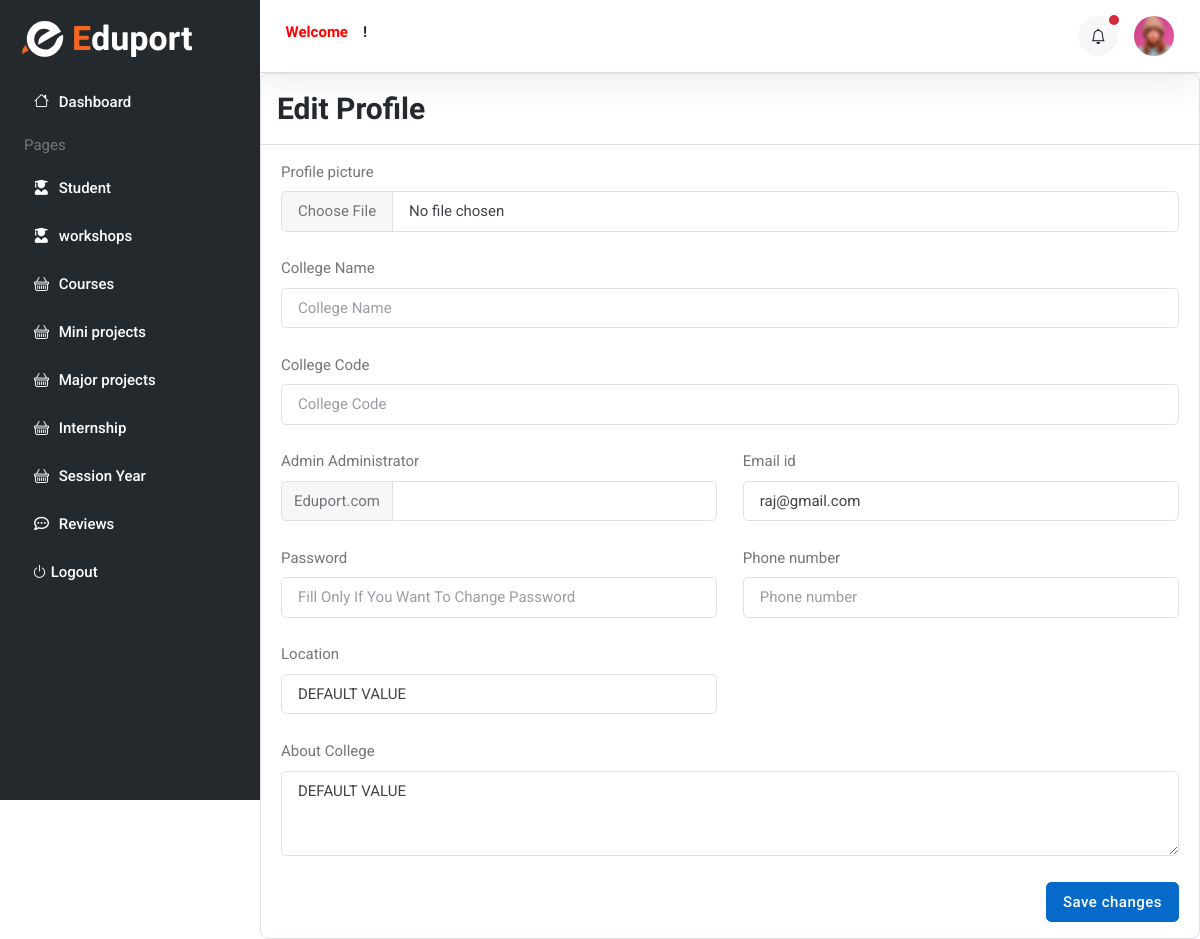
The page /Profile (signed in) on the database its author committed.
### instructor/models.py (models this page shows, shortened)
class Instructor_d(AbstractUser):
    CollegeName = models.CharField( max_length=122)
    CollegeCode=models.CharField(max_length=50)
    adminAdministrator=models.CharField(max_length=122)
    email = models.EmailField(unique=True)
    phone = models.CharField(max_length=12)
    password = models.CharField(max_length=120)
    address = models.TextField(default='DEFAULT VALUE', blank=True, null=True)
    aboutcollege = models.TextField(default='DEFAULT VALUE', blank=True, null=True)
    profile_pic = models.ImageField(upload_to='media/profile_pic',blank=True, null=True)
    USERNAME_FIELD='email'
    REQUIRED_FIELDS=[email]
    objects=UserManager()

### instructor/views.py (the view)
# urls.py: path('Profile',views.PROFILE,name='profile'),
def PROFILE(request):
    return render(request,'profile.html')

### templates/profile.html (shortened to what this page needs)
{% extends 'base.html' %}
{% block content %}
<div class="card bg-transparent border rounded-3">
    <div class="card-header bg-transparent border-bottom">
        <h3 class="card-header-title mb-0">Edit Profile</h3>
    </div>
    <div class="card-body">
        <form class="row g-4" method="post" action="{% url 'profile_update' %}" enctype="multipart/form-data" >
            <div class="col-12 justify-content-center align-items-center">
                <label class="form-label">Profile picture</label>
                 <input type="file" class="form-control" name="profile_pic">
            </div>
            <div class="col-12">
                <label class="form-label">College Name</label>
                <div class="input-group">
                    <input type="text" class="form-control" name="CollegeName" value="{{request.user.CollegeName}}"
                        placeholder="College Name">
                </div>
            </div>
            <div class="col-12">
                <label class="form-label">College Code</label>
                <div class="input-group">
                    <input type="text" class="form-control" name="CollegeCode" value="{{request.user.CollegeCode}}"
                        placeholder="College Code">
                </div>
            </div>
            <div class="col-md-6">
                <label class="form-label">Admin Administrator</label>
                <div class="input-group">
                    <span class="input-group-text">Eduport.com</span>
                    <input type="text" class="form-control" name="adminAdministrator" value="{{request.user.adminAdministrator}}">
                </div>
            </div>
            <div class="col-md-6">
                <label class="form-label">Email id</label>
                <input class="form-control" type="email" name="email" value="{{request.user.email}}"
                    placeholder="Email" readonly>
            </div>
            <div class="col-md-6">
                <label class="form-label">Password</label>
                <input class="form-control" name="password" type="password"
                    placeholder="Fill Only If You Want To Change Password">
            </div>
            <div class="col-md-6">
                <label class="form-label">Phone number</label>
                <input type="text" class="form-control" name="phone" value="{{request.user.phone}}"
                    placeholder="Phone number">
            </div>
            <div class="col-md-6">
                <label class="form-label">Location</label>
                <input class="form-control" type="text" name="address" value="{{request.user.address}}">
            </div>
            <div class="col-12">
                <label class="form-label">About College</label>
                <textarea class="form-control" name="aboutcollege"
                    rows="3">{{request.user.aboutcollege}}</textarea>
            </div>
            <div class="d-sm-flex justify-content-end">
                <button type="submit" class="btn btn-primary mb-0">Save changes</button>
            </div>
        </form>
    </div>
</div>
{% endblock %}

### rows shown on the page
Instructor_d: email "raj@gmail.com", address "DEFAULT VALUE", aboutcollege "DEFAULT VALUE"
